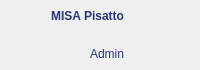
          <widget class="QFrame" name="frame_3">
           <property name="minimumSize">
            <size>
             <width>0</width>
             <height>0</height>
            </size>
           </property>
           <property name="maximumSize">
            <size>
             <width>485</width>
             <height>70</height>
            </size>
           </property>
           <property name="styleSheet">
            <string notr="true">border-radius: 0px;</string>
           </property>
           <property name="frameShape">
            <enum>QFrame::StyledPanel</enum>
           </property>
           <property name="frameShadow">
            <enum>QFrame::Raised</enum>
           </property>
           <layout class="QGridLayout" name="gridLayout_24">
            <property name="leftMargin">
             <number>0</number>
            </property>
            <property name="topMargin">
             <number>0</number>
            </property>
            <property name="rightMargin">
             <number>0</number>
            </property>
            <property name="bottomMargin">
             <number>0</number>
            </property>
            <item row="0" column="0">
             <widget class="QFrame" name="frame_31">
              <property name="maximumSize">
               <size>
                <width>30</width>
                <height>80</height>
               </size>
              </property>
              <property name="frameShape">
               <enum>QFrame::StyledPanel</enum>
              </property>
              <property name="frameShadow">
               <enum>QFrame::Raised</enum>
              </property>
              <layout class="QGridLayout" name="gridLayout_59">
               <property name="leftMargin">
                <number>0</number>
               </property>
               <property name="topMargin">
                <number>0</number>
               </property>
               <property name="rightMargin">
                <number>0</number>
               </property>
               <property name="bottomMargin">
                <number>0</number>
               </property>
               <item row="0" column="0">
                <widget class="QLabel" name="label_22">
                 <property name="styleSheet">
                  <string notr="true">image: url(:/logo/image/notification.png);</string>
                 </property>
                 <property name="text">
                  <string/>
                 </property>
                </widget>
               </item>
              </layout>
             </widget>
            </item>
            <item row="0" column="1">
             <widget class="QFrame" name="frame_32">
              <property name="frameShape">
               <enum>QFrame::StyledPanel</enum>
              </property>
              <property name="frameShadow">
               <enum>QFrame::Raised</enum>
              </property>
              <layout class="QGridLayout" name="gridLayout_25">
               <property name="leftMargin">
                <number>0</number>
               </property>
               <property name="topMargin">
                <number>0</number>
               </property>
               <property name="rightMargin">
                <number>0</number>
               </property>
               <property name="bottomMargin">
                <number>0</number>
               </property>
               <item row="0" column="0">
                <widget class="QFrame" name="frame_33">
                 <property name="frameShape">
                  <enum>QFrame::StyledPanel</enum>
                 </property>
                 <property name="frameShadow">
                  <enum>QFrame::Raised</enum>
                 </property>
                 <layout class="QGridLayout" name="gridLayout_26">
                  <property name="leftMargin">
                   <number>0</number>
                  </property>
                  <property name="topMargin">
                   <number>0</number>
                  </property>
                  <property name="rightMargin">
                   <number>0</number>
                  </property>
                  <property name="bottomMargin">
                   <number>0</number>
                  </property>
                  <item row="0" column="0">
                   <widget class="QLabel" name="label">
                    <property name="styleSheet">
                     <string notr="true">color: #2B3572;
font: 13pt &quot;Nunito&quot;;
font: Bold;</string>
                    </property>
                    <property name="text">
                     <string>MISA Pisatto</string>
                    </property>
                    <property name="alignment">
                     <set>Qt::AlignRight|Qt::AlignTrailing|Qt::AlignVCenter</set>
                    </property>
                   </widget>
                  </item>
                 </layout>
                </widget>
               </item>
               <item row="1" column="0">
                <widget class="QFrame" name="frame_34">
                 <property name="frameShape">
                  <enum>QFrame::StyledPanel</enum>
                 </property>
                 <property name="frameShadow">
                  <enum>QFrame::Raised</enum>
                 </property>
                 <layout class="QGridLayout" name="gridLayout_27">
                  <property name="leftMargin">
                   <number>0</number>
                  </property>
                  <property name="topMargin">
                   <number>0</number>
                  </property>
                  <property name="rightMargin">
                   <number>0</number>
                  </property>
                  <property name="bottomMargin">
                   <number>0</number>
                  </property>
                  <item row="0" column="0">
                   <widget class="QLabel" name="label_2">
                    <property name="styleSheet">
                     <string notr="true">color: #2B3572;
font: 10pt &quot;Nunito&quot;;</string>
                    </property>
                    <property name="text">
                     <string>Admin</string>
                    </property>
                    <property name="alignment">
                     <set>Qt::AlignRight|Qt::AlignTrailing|Qt::AlignVCenter</set>
                    </property>
                   </widget>
                  </item>
                 </layout>
                </widget>
               </item>
              </layout>
             </widget>
            </item>
            <item row="0" column="2">
             <widget class="QFrame" name="frame_30">
              <property name="maximumSize">
               <size>
                <width>70</width>
                <height>70</height>
               </size>
              </property>
              <property name="frameShape">
               <enum>QFrame::StyledPanel</enum>
              </property>
              <property name="frameShadow">
               <enum>QFrame::Raised</enum>
              </property>
              <layout class="QGridLayout" name="gridLayout_28">
               <property name="leftMargin">
                <number>0</number>
               </property>
               <property name="topMargin">
                <number>0</number>
               </property>
               <property name="rightMargin">
                <number>0</number>
               </property>
               <property name="bottomMargin">
                <number>0</number>
               </property>
               <item row="0" column="0">
                <widget class="QLabel" name="label_3">
                 <property name="styleSheet">
                  <string notr="true">image: url(:/logo/image/avatar-4.png);</string>
                 </property>
                 <property name="text">
                  <string/>
                 </property>
                </widget>
               </item>
              </layout>
             </widget>
            </item>
           </layout>
          </widget>
